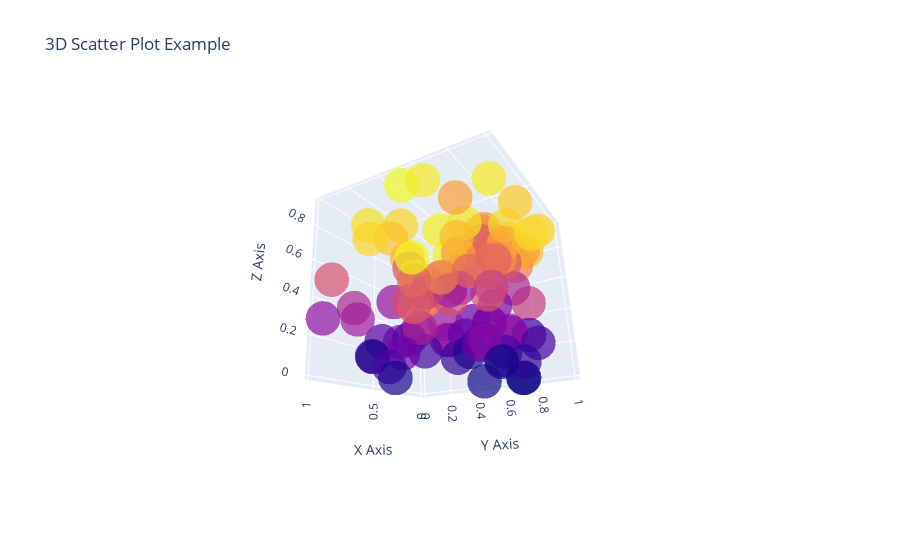

Notebook source saved alongside this figure:
### Code cell
import plotly.graph_objs as go
import numpy as np

# 샘플 데이터 생성
x, y, z = np.random.random(100), np.random.random(100), np.random.random(100)

# 3D 산점도 생성
fig = go.Figure(data=[go.Scatter3d(x=x, y=y, z=z,
                                   mode='markers',
                                   marker=dict(size=12,
                                               color=z,  # 색상은 z 값에 따라 설정
                                               opacity=0.7))])

# 레이아웃 설정
fig.update_layout(title='3D Scatter Plot Example',
                  scene=dict(
                      xaxis_title='X Axis',
                      yaxis_title='Y Axis',
                      zaxis_title='Z Axis'
                  ))

# 그래프 표시
fig.show()
